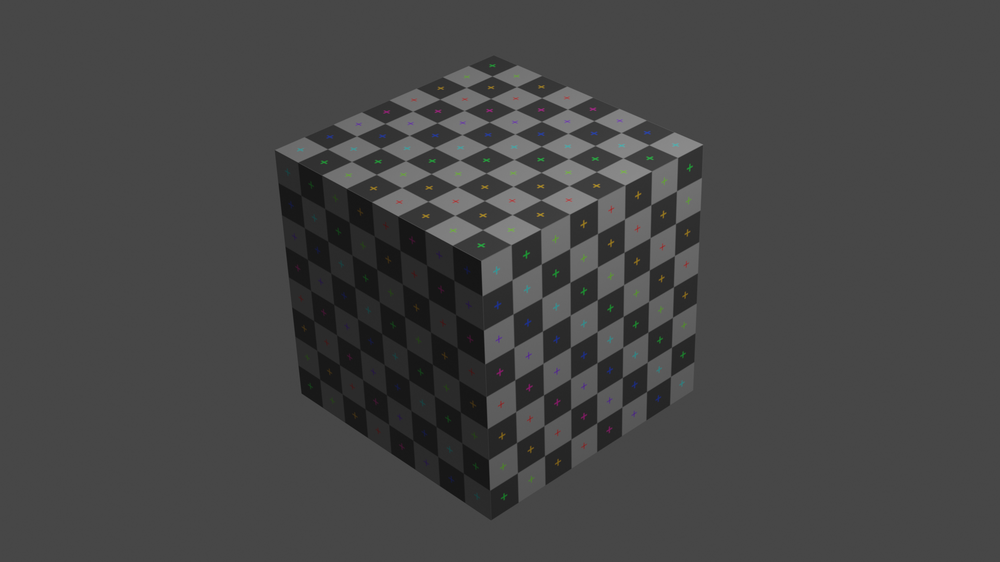
#> input picture precalc_tutorial/src/sequence/1.png, 1000 x 562 px, shrunk from 1920 x 1080 before the run; its folder holds only this picture in this run
$ python main.py
#> lines starting #> are read from the running program, lines starting #| are printed output that depends on the picture
import pykeentools as pkt
import cv2
import os


def _load_image_for_precalc(image_path: str):
#> called with image_path = './sequence/1.png'
    rgb_image = cv2.flip(cv2.cvtColor(cv2.imread(image_path), cv2.COLOR_BGR2RGB), 0) / 255.0
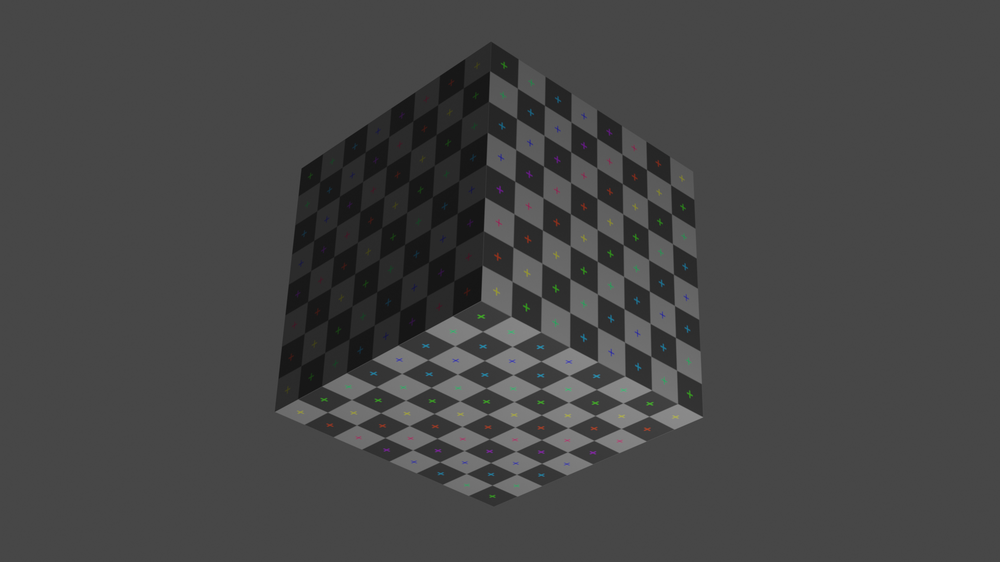
#> rgb_image: shape (562, 1000, 3) float64; mean B, G, R 0.271, 0.272, 0.271
    return pkt.prepare_for_precalc(rgb_image)


def _read_sequence(sequence_dir: str):
    frame_to_image = dict()
    for img_file in os.listdir(sequence_dir):
        img_name, _ = os.path.splitext(img_file)
        frame_number = int(img_name)
        img_path = os.path.join(sequence_dir, img_file)
        frame_to_image[frame_number] = _load_image_for_precalc(img_path)

    frame_from, frame_to = min(frame_to_image.keys()), max(frame_to_image.keys())
    assert len(frame_to_image) == (frame_to - frame_from + 1)
    return frame_to_image, frame_from, frame_to


class _CalculationClient(pkt.precalc.CalculationClient):
    def __init__(self, frame_to_image):
        super().__init__()
        self.frame_to_image = frame_to_image

    def on_progress(self, progress, progress_message):
        print('Precalc calculation %.1f%% done (%s)' % (progress * 100, progress_message))
        return True  # return False to stop

    def load_image_at(self, frame):
        assert frame in self.frame_to_image
        return self.frame_to_image[frame]


def _compute_precalc(sequence_dir: str, out_precalc_path: str):
    frame_to_image, frame_from, frame_to = _read_sequence(sequence_dir)
    calculation_client = _CalculationClient(frame_to_image)
    lm = pkt.GeoTracker.license_manager()
    img_shape = frame_to_image[frame_from].shape
    pkt.precalc.calculate(
        out_precalc_path,
        img_shape[1],
        img_shape[0],
        frame_from,
        frame_to,
        calculation_client,
        lm
    )


def _print_precalc_info(precalc_file: str):
    precalc_info: pkt.precalc.Info = pkt.precalc.Loader(precalc_file).load_info()
    print('Precalc "%s" info:' % precalc_file)
    print('\tframe range: [%d, %d]' % (precalc_info.left_precalculated_frame, precalc_info.right_precalculated_frame))
    print('\timg format: %dx%d' % (precalc_info.image_w, precalc_info.image_h))


def compute_precalc(sequence_dir: str, out_precalc_path: str):
    _compute_precalc(sequence_dir, out_precalc_path)
#> (the call stopped at in _load_image_for_precalc, `return pkt.prepare_for_precalc(rgb_image)`: pykeentools is not available in this run)
    print('Precalc calculation finished!')
    _print_precalc_info(out_precalc_path)
#> (the call stopped at in _print_precalc_info, `precalc_info: pkt.precalc.Info = pkt.precalc.Loader(precalc_file).load..`: pykeentools is not available in this run)


if __name__ == '__main__':
    compute_precalc('./sequence', 'example.precalc')
